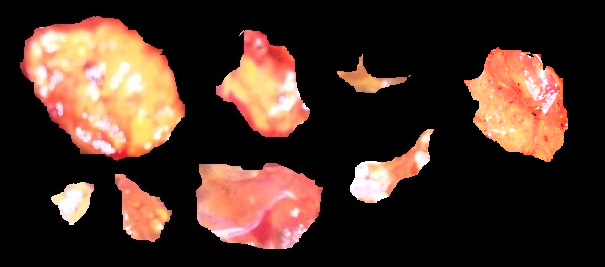
#> input picture dysplasia_roi3.png, 605 x 267 px
$ python find_critical_vals.py
#> lines starting #> are read from the running program, lines starting #| are printed output that depends on the picture
### cervical.py
# This file is for containing all functionality used in create_svm and main
import cv2 as cv2
import helpers as helps
from numpy import ones, uint8
from logging import debug, info, error

COLORMAX = 256


# [31 lines left out: function parse_SVM_CLA, not called in this run]


def parse_critical_CLA():
    """
    This function is for parsing command line args to find_critical_vals.py

    :return dict args: all parsed command line arguments
    """
    import argparse as ap

    par = ap.ArgumentParser(description="Accept user input argument",
                            formatter_class=ap.ArgumentDefaultsHelpFormatter)

    par.add_argument("--img_name",
                     dest="img_name",
                     help="full pathname of the image containing critical regi\
                     ons",
                     type=str,
                     default="./dysplasia_roi3.png")

    args = par.parse_args()

    return args


def read_image(image_name, color=True):
    """
    This function reads in an image

    :param str image_name: name of input image
    :param ble color: whether the image should be read in as a color image or \
    not; default is True otherwise a grayscale image will be read
    :return ndarray image: resulting image matrix
    """
    debug("Reading image")
    if color is True:
        image = cv2.imread(image_name, 1)
    else:
        image = cv2.imread(image_name, 0)

    return image


def extract_RGB(image):
    """
    This function extracts red, green, and blue content from a color image

    :return dict channels: intensity histograms for each color (R, G, B)
    """
    debug("Extracting RGB channels from image")
    try:
        rows = len(image)
        cols = len(image[0])
        L = len(image[0][0])
        if L != 3:
            errmsg = "Color image should have exactly 3 components (R,G,B)."
            error(errmsg)
            return {}
    except TypeError:
        errmsg = "Color image must be provided as input to 'extract_RGB'."
        error(errmsg)
        return {}

    red = 0 * ones(COLORMAX, uint8)
    green = 0 * ones(COLORMAX, uint8)
    blue = 0 * ones(COLORMAX, uint8)

    for row in range(rows):
        for col in range(cols):
            red[image[row][col][2]] += 1
            green[image[row][col][1]] += 1
            blue[image[row][col][0]] += 1

    channels = {"red": red,
                "green": green,
                "blue": blue}

    return channels


def create_grayscale_channel(image):
    """
    This function creates grayscale intensity histogram from grayscale image

    :return ndarray channel: intensity histogram for grayscale
    """
    debug("Extracting grayscale channel from image")
    try:
        rows = len(image)
        cols = len(image[0])
        try:
            len(image[0][0])
            # Should not reach this point! Otherwise, a color image was input
            errmsg = "Color image was provided. Input image to \
            'create_grayscale_channel' must be grayscale only!"
            error(errmsg)
            return []
        except TypeError:
            pass
    except TypeError:
        errmsg = "Invalid image. Should have 2 dimensions."
        error(errmsg)
        return []

    channel = 0 * ones(COLORMAX, uint8)
    for row in range(rows):
        for col in range(cols):
            channel[image[row][col]] += 1

    return channel


def channel_stats(channel):
    """
    This function calculates various statistics on an input color channel

    :param ndarray channel: input channel (red, gree, blue, or grayscale)
    :return dict stats: various stats on the input channel data
    """
    debug("Calculating useful statistics on an input color channel")
    maximum = max(channel[1:])
    mode = 1

    modes = [[channel[x], x] for x in range(1, 6)]
    modes.sort()

    total = sum(channel[1:])
    halfTot = total / 2
    qtrTot = halfTot / 2
    cumSum = 0
    firstQrt = 0
    median = 0
    thirdQrt = 0
    found1stQtr = False
    foundMedian = False
    found3rdQtr = False

    cumProdSum = 0

    for i, v in enumerate(channel):
        if i == 0:
            continue
        if channel[-i] == maximum and COLORMAX - i > mode:
            mode = COLORMAX - i
        if i > 5 and v > modes[0][0]:
            modes[0] = [v, i]
            modes.sort()
        cumSum += v
        if cumSum >= qtrTot and found1stQtr is False:
            firstQrt = i
            found1stQtr = True
        if cumSum >= halfTot and foundMedian is False:
            median = i
            foundMedian = True
        if cumSum >= 3*qtrTot and found3rdQtr is False:
            thirdQrt = i
            found3rdQtr = True
        cumProdSum += i * v

    modeSum = 0
    for m in range(len(modes)):
        modeSum += modes[m][1]
    modeAvg = modeSum / len(modes)
    mean = cumProdSum / total

    stats = {"mode": mode,
             "5modeAvg": modeAvg,
             "firstQrt": firstQrt,
             "median": median,
             "thirdQrt": thirdQrt,
             "mean": mean}

    return stats


# [19 lines left out: function remove_glare, not called in this run]


def blackout_glare(image, thr=240):
    """
    Blacks out all pixels in a color image that are (near) white

    :param ndarray image: the 2d image matrix
    :param int thr: threshold which all three components must be greater than \
    in order to be considered glare
    :return ndarray image: image matrix without glare
    """
    debug("Blacking out glare")
    try:
        rows = len(image)
        cols = len(image[0])
        L = len(image[0][0])
        if L != 3:
            errmsg = "Color image should have exactly 3 components (R,G,B)."
            error(errmsg)
            return None
    except TypeError:
        errmsg = "Color image must be provided as input to 'extract_RGB'."
        error(errmsg)
        return None

    try:
        len(image[0][0])
        color = True
    except TypeError:
        color = False

    if color is True:
        for row in range(rows):
            for col in range(cols):
                if image[row][col][0] >= thr and image[row][col][1] >= thr and\
                        image[row][col][2] >= thr:
                    image[row][col] = (0, 0, 0)
    else:
        for row in range(rows):
            for col in range(cols):
                if image[row][col] >= thr:
                    image[row][col] = 0

    return image


# [236 lines left out: functions parse_critical, critical_pixel_density, read_jsonfile, rearrange_svm, find_svm, save_svm_model and 2 more, not called in this run]

### helpers.py
# [320 lines left out: functions remove_nans, listOperation, myAverage, myRound, listAverage, listInts and 7 more, not called in this run]


def init_log_file(fname, name, log_level):
    """
    This function initializes an output file for continuous log of heart rate
    data for a user/patient (in .txt format)

    :param str fname: desired name for output file (without file extension)
    :param str name: name of the user
    :param str log_level: the desired level of logging for the output file
    """
    import logging as log

    log.basicConfig(filename=fname+'.log', level=logDict[log_level])
    message = "This file is a SVM Training Data log for "+name+"\n"
    log.info(message)

    return


def print_channel_stats(channel, log=False):
    """
    This function prints all statistics for an input color channel for an image

    :param dict channel: channel containing its statistics
    :param ble log: whether statistics should be logged to a file or not
    """
    if log is False:
        print("Mode: %d" % channel["mode"])
        print("5-Mode Avg: %d" % channel["5modeAvg"])
        print("1st Quartile: %d" % channel["firstQrt"])
        print("Median: %d" % channel["median"])
        print("3rd Quartile: %d" % channel["thirdQrt"])
        print("Mean: %.2f\n" % channel["mean"])
    else:
        from logging import info
        info("Mode: %d" % channel["mode"])
        info("5-Mode Avg: %.2f" % channel["5modeAvg"])
        info("1st Quartile: %d" % channel["firstQrt"])
        info("Median: %d" % channel["median"])
        info("3rd Quartile: %d" % channel["thirdQrt"])
        info("Mean: %.2f\n" % channel["mean"])

    return


# [35 lines left out: functions create_image_name, plot_histogram, not called in this run]


colorDict = {"red": (0, 0, 255),
             "orange": (0, 165, 255),
             "yellow": (0, 255, 255),
             "green": (0, 255, 0),
             "blue": (255, 0, 0),
             "violet": (255, 0, 255),
             "white": (255, 255, 255),
             "black": (0, 0, 0)}

logDict = {"DEBUG": 10,
           "INFO": 20,
           "WARNING": 30,
           "ERROR": 40,
           "CRITICAL": 50}

### find_critical_vals.py
# This file is for acquiring statistics on "yellow" region of abnormal cervices
import cervical as cer
import helpers as helps
from logging import info

abnormal = "abnormal"


def main():
    # 1. Parse CLA for image name and init logfile
    main_args = cer.parse_critical_CLA()
    imgname = main_args.img_name

    helps.init_log_file(abnormal, "Abnormal cervix images", "INFO")
    info(imgname)

    # 2. Read in image
    rgbimage = cer.read_image(imgname)
#> in read_image, image is the input picture: shape (267, 605, 3); mean B, G, R 38.5, 48.6, 71.7
    gsimage = cer.read_image(imgname, False)
#> call 2 of read_image, with image_name = './dysplasia_roi3.png', color = False
#> in read_image (call 2), `image = cv2.imread(image_name, 0)`:
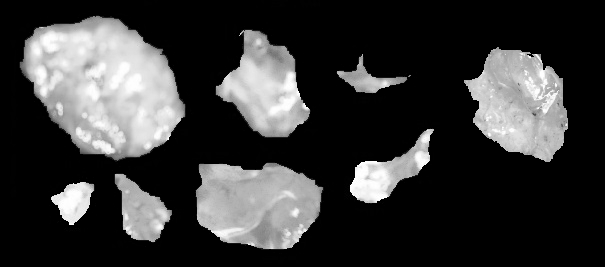
#> image: shape (267, 605); min 0, max 255, mean 56.4
    if rgbimage is None or gsimage is None:
        info("EXIT_FAILURE")
        return

    # 3. Blackout glare (i.e. white portions of image)
    rgbimage = cer.blackout_glare(rgbimage)
#> in blackout_glare, `rows = len(image)`: rows = 267
#> in blackout_glare, `cols = len(image[0])`: cols = 605
#> in blackout_glare, `L = len(image[0][0])`: L = 3

    # 4. Extract RGB + grayscale
    channels = cer.extract_RGB(rgbimage)
#> in extract_RGB, `rows = len(image)`: rows = 267
#> in extract_RGB, `cols = len(image[0])`: cols = 605
#> in extract_RGB, `L = len(image[0][0])`: L = 3
#> channels = 3 items
    channels["gray"] = cer.create_grayscale_channel(gsimage)
#> in create_grayscale_channel, `rows = len(image)`: rows = 267
#> in create_grayscale_channel, `cols = len(image[0])`: cols = 605

    # 5. Run stats on each color component
    redstats = cer.channel_stats(channels["red"])
#> in channel_stats, `maximum = max(channel[1:])`: maximum = 254
#> in channel_stats, `modes = [[channel[x], x] for x in range(1, 6)]`: modes = [[192, 1], [103, 2], [42, 3], [1, 4], [100, 5]]
#> in channel_stats, `total = sum(channel[1:])`: total = 12055
#> in channel_stats, `halfTot = total / 2`: halfTot = 6027.5
#> in channel_stats, `qtrTot = halfTot / 2`: qtrTot = 3013.8
#> the loop in channel_stats, `for i, v in enumerate(channel):` made 256 passes
#> (v, cumSum, firstQrt, found1stQtr, cumProdSum) on pass 28: (84, 3035, 27, True, 39713)
#> (v, mode, cumSum, cumProdSum) on pass 9: (110, 248, 796, 3612)
#> after the loop in channel_stats, `for i, v in enumerate(channel):`: cumProdSum = 1834313; cumSum = 12055; firstQrt = 27; found1stQtr = True; median = 211; mode = 248; modes = [[234, 237], [234, 249], [236, 10], [243, 251], [254, 248]]; thirdQrt = 235
#> the loop in channel_stats, `for m in range(len(modes)):` made 5 passes
#> modeSum on passes 1 to 5: 237, 486, 496, 747, 995
#> after the loop in channel_stats, `for m in range(len(modes)):`: modeSum = 995
#> in channel_stats, `modeAvg = modeSum / len(modes)`: modeAvg = 199
#> in channel_stats, `mean = cumProdSum / total`: mean = 152.2
#> in channel_stats, `stats = {"mode": mode, "5modeAvg": modeAvg, "firstQrt": firstQrt, "med..`: stats = {'mode': 248, '5modeAvg': 199, 'firstQrt': 27, 'median': 211, 'thirdQrt': 235, 'mean': 152.2}
#> redstats has the same summary as stats in channel_stats
    info("RED")
    helps.print_channel_stats(redstats, True)
    greenstats = cer.channel_stats(channels["green"])
#> the loop in channel_stats (call 2), `for i, v in enumerate(channel):` made 256 passes
#> (cumSum, median, foundMedian) on pass 149: (10791, 148, True)
#> (cumSum, thirdQrt, found3rdQtr) on pass 201: (16106, 200, True)
#> the loop in channel_stats (call 2), `for m in range(len(modes)):` made 5 passes
#> modeSum on passes 1 to 5: 169, 362, 520, 680, 875
#> greenstats = {'mode': 195, '5modeAvg': 175, 'firstQrt': 107, 'median': 148, 'thirdQrt': 200, 'mean': 151.1}
    info("GREEN")
    helps.print_channel_stats(greenstats, True)
    bluestats = cer.channel_stats(channels["blue"])
#> bluestats = {'mode': 146, '5modeAvg': 98.8, 'firstQrt': 87, 'median': 138, 'thirdQrt': 179, 'mean': 136.6}
    info("BLUE")
    helps.print_channel_stats(bluestats, True)
    graystats = cer.channel_stats(channels["gray"])
#> graystats = {'mode': 209, '5modeAvg': 186.2, 'firstQrt': 157, 'median': 190, 'thirdQrt': 221, 'mean': 184}
    info("GRAY")
    helps.print_channel_stats(graystats, True)

    # 6. Write the critical boundaries for RGB to output file
    with open(abnormal+".txt", 'w') as f:
        f.write("red ")
        f.write("%d %d\n" % (redstats["median"], cer.COLORMAX-1))
        f.write("green ")
        f.write("%d %d\n" % (greenstats["median"], cer.COLORMAX-1))
        f.write("blue ")
        f.write("%d %d\n" % (bluestats["firstQrt"], bluestats["median"]))


if __name__ == "__main__":
    main()

$ run again, with dysplasia_roi1.png copied over dysplasia_roi3.png
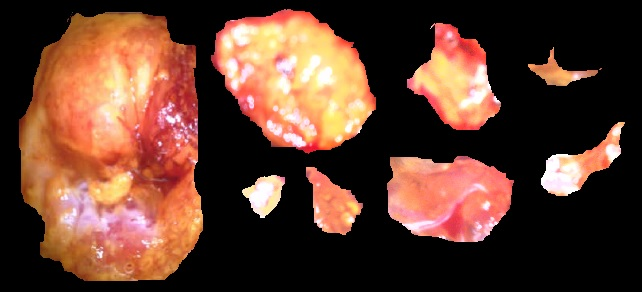
#> input picture dysplasia_roi1.png, 642 x 292 px
#> in read_image, image is the input picture: shape (292, 642, 3); mean B, G, R 46.4, 61.4, 97.6
#> in read_image (call 2), `image = cv2.imread(image_name, 0)`:
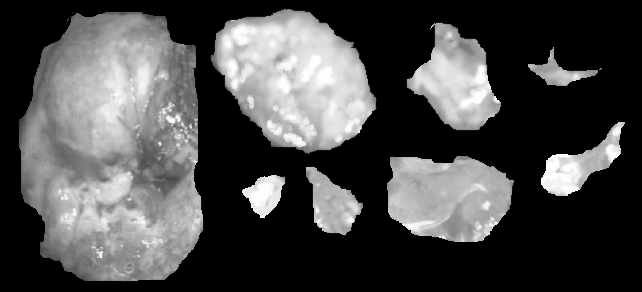
#> image: shape (292, 642); min 0, max 255, mean 74.2
#> in blackout_glare, `rows = len(image)`: rows = 292
#> in blackout_glare, `cols = len(image[0])`: cols = 642
#> in blackout_glare, `L = len(image[0][0])`: L = 3
#> in extract_RGB, `rows = len(image)`: rows = 292
#> in extract_RGB, `cols = len(image[0])`: cols = 642
#> in extract_RGB, `L = len(image[0][0])`: L = 3
#> channels = 3 items
#> in create_grayscale_channel, `rows = len(image)`: rows = 292
#> in create_grayscale_channel, `cols = len(image[0])`: cols = 642
#> maximum = 255
#> in channel_stats, `modes = [[channel[x], x] for x in range(1, 6)]`: modes = [[218, 1], [191, 2], [181, 3], [86, 4], [46, 5]]
#> total = 19408
#> halfTot = 9704
#> qtrTot = 4852
#> the loop in channel_stats, `for i, v in enumerate(channel):` made 256 passes
#> (v, mode, cumSum, cumProdSum) on pass 6: (46, 251, 722, 1717)
#> after the loop in channel_stats, `for i, v in enumerate(channel):`: cumProdSum = 3028268; cumSum = 19408; firstQrt = 129; found1stQtr = True; median = 177; mode = 251; modes = [[237, 229], [240, 244], [250, 226], [254, 254], [255, 251]]; thirdQrt = 220
#> the loop in channel_stats, `for m in range(len(modes)):` made 5 passes
#> modeSum on passes 1 to 5: 229, 473, 699, 953, 1204
#> after the loop in channel_stats, `for m in range(len(modes)):`: modeSum = 1204
#> modeAvg = 240.8
#> mean = 156
#> stats = {'mode': 251, '5modeAvg': 240.8, 'firstQrt': 129, 'median': 177, 'thirdQrt': 220, 'mean': 156}
#> redstats has the same summary as stats in channel_stats
#> the loop in channel_stats (call 2), `for i, v in enumerate(channel):` made 256 passes
#> (v, mode, cumSum, cumProdSum) on pass 22: (11, 235, 841, 3538)
#> the loop in channel_stats (call 2), `for m in range(len(modes)):` made 5 passes
#> modeSum on passes 1 to 5: 106, 197, 270, 271, 506
#> greenstats = {'mode': 235, '5modeAvg': 101.2, 'firstQrt': 71, 'median': 124, 'thirdQrt': 171, 'mean': 127.4}
#> bluestats = {'mode': 92, '5modeAvg': 67, 'firstQrt': 66, 'median': 117, 'thirdQrt': 174, 'mean': 121}
#> graystats = {'mode': 240, '5modeAvg': 196.8, 'firstQrt': 125, 'median': 157, 'thirdQrt': 212, 'mean': 162.6}

$ run again, with dysplasia_roi2.png copied over dysplasia_roi3.png
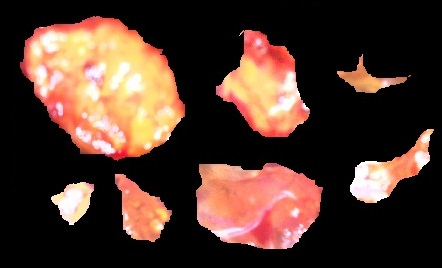
#> input picture dysplasia_roi2.png, 442 x 268 px
#> in read_image, image is the input picture: shape (268, 442, 3); mean B, G, R 44.4, 55.2, 80.3
#> in read_image (call 2), `image = cv2.imread(image_name, 0)`:
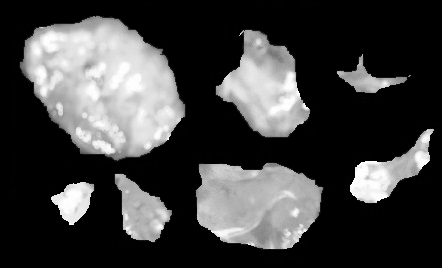
#> image: shape (268, 442); min 0, max 255, mean 63.6
#> in blackout_glare, `rows = len(image)`: rows = 268
#> in blackout_glare, `cols = len(image[0])`: cols = 442
#> in blackout_glare, `L = len(image[0][0])`: L = 3
#> in extract_RGB, `rows = len(image)`: rows = 268
#> in extract_RGB, `cols = len(image[0])`: cols = 442
#> in extract_RGB, `L = len(image[0][0])`: L = 3
#> channels = 3 items
#> in create_grayscale_channel, `rows = len(image)`: rows = 268
#> in create_grayscale_channel, `cols = len(image[0])`: cols = 442
#> maximum = 247
#> in channel_stats, `modes = [[channel[x], x] for x in range(1, 6)]`: modes = [[192, 1], [103, 2], [42, 3], [1, 4], [100, 5]]
#> total = 11748
#> halfTot = 5874
#> qtrTot = 2937
#> the loop in channel_stats, `for i, v in enumerate(channel):` made 256 passes
#> (v, cumSum, firstQrt, found1stQtr, cumProdSum) on pass 27: (75, 2951, 26, True, 37445)
#> after the loop in channel_stats, `for i, v in enumerate(channel):`: cumProdSum = 1760163; cumSum = 11748; firstQrt = 26; found1stQtr = True; median = 209; mode = 248; modes = [[231, 249], [232, 237], [236, 10], [236, 251], [247, 248]]; thirdQrt = 234
#> the loop in channel_stats, `for m in range(len(modes)):` made 5 passes
#> modeSum on passes 1 to 5: 249, 486, 496, 747, 995
#> after the loop in channel_stats, `for m in range(len(modes)):`: modeSum = 995
#> modeAvg = 199
#> mean = 149.8
#> stats = {'mode': 248, '5modeAvg': 199, 'firstQrt': 26, 'median': 209, 'thirdQrt': 234, 'mean': 149.8}
#> redstats has the same summary as stats in channel_stats
#> the loop in channel_stats (call 2), `for i, v in enumerate(channel):` made 256 passes
#> (cumSum, median, foundMedian) on pass 170: (13074, 169, True)
#> the loop in channel_stats (call 2), `for m in range(len(modes)):` made 5 passes
#> modeSum on passes 1 to 5: 230, 381, 613, 618, 767
#> greenstats = {'mode': 149, '5modeAvg': 153.4, 'firstQrt': 119, 'median': 169, 'thirdQrt': 203, 'mean': 160.3}
#> bluestats = {'mode': 122, '5modeAvg': 95.8, 'firstQrt': 97, 'median': 133, 'thirdQrt': 174, 'mean': 135.1}
#> graystats = {'mode': 234, '5modeAvg': 226, 'firstQrt': 161, 'median': 196, 'thirdQrt': 228, 'mean': 187.3}
